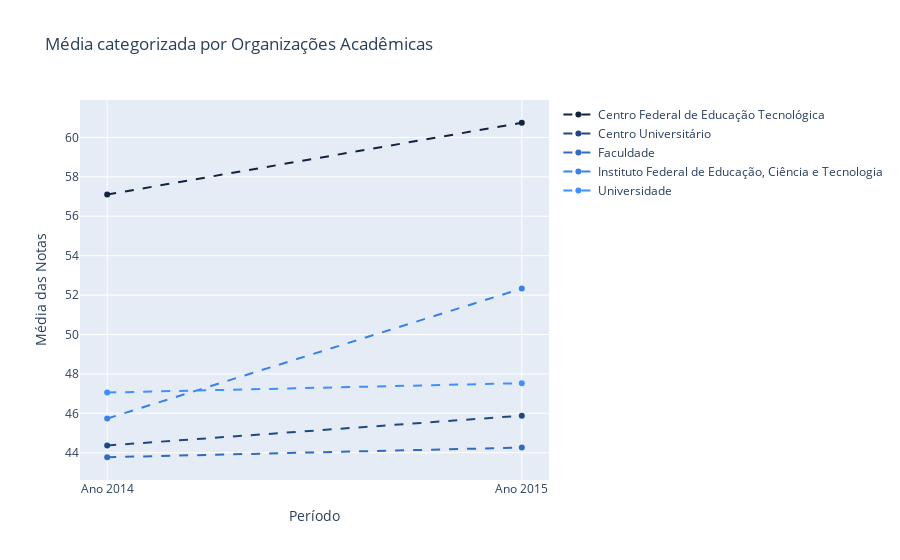

The notebook cell this image was saved under:
### Code cell
# Criando gráfico

#10019 = Centro Federal de Educação Tecnológica.
trace19 = go.Scatter(x = ['Ano 2014', 'Ano 2015'],
                    y = [media1914, media1915],
                    mode = 'markers+lines',
                    name = 'Centro Federal de Educação Tecnológica',
                    line = {'color': '#102440','dash': 'dash'})

#10020 = Centro Universitário.
trace20 = go.Scatter(x = ['Ano 2014', 'Ano 2015'],
                    y = [media2014, media2015],
                    mode = 'markers+lines',
                    name = 'Centro Universitário',
                    line = {'color': '#204880','dash': 'dash'})

#10022 = Faculdade.
trace22 = go.Scatter(x = ['Ano 2014', 'Ano 2015'],
                    y = [media2214, media2215],
                    mode = 'markers+lines',
                     name = 'Faculdade',
                    line = {'color': '#306CBF','dash': 'dash'})

#10026 = Instituto Federal de Educação, Ciência e Tecnologia.
trace26 = go.Scatter(x = ['Ano 2014', 'Ano 2015'],
                    y = [media2614, media2615],
                    mode = 'markers+lines',
                    name = 'Instituto Federal de Educação, Ciência e Tecnologia',
                    line = {'color': '#3981E6','dash': 'dash'})

#10028 = Universidade.
trace28 = go.Scatter(x = ['Ano 2014', 'Ano 2015'],
                    y = [media2814, media2815],
                    mode = 'markers+lines',
                    name = 'Universidade',
                    line = {'color': '#408FFF','dash': 'dash'})

data = [trace19, trace20, trace22, trace26, trace28]

# Criando Layout
layout = go.Layout(title='Média categorizada por Organizações Acadêmicas',
                   yaxis={'title':'Média das Notas'},
                   xaxis={'title': 'Período'})

# Criando figura que será exibida
fig = go.Figure(data=data, layout=layout)

py.iplot(fig)

### Figure 1 — Plotly figure (JSON) as saved in the notebook; plotly's stock layout.template omitted (floating-point values rounded to 4 significant figures)
{"data": [{"line": {"color": "#102440", "dash": "dash"}, "mode": "markers+lines", "name": "Centro Federal de Educação Tecnológica", "type": "scatter", "x": ["Ano 2014", "Ano 2015"], "y": [57.1, 60.74]}, {"line": {"color": "#204880", "dash": "dash"}, "mode": "markers+lines", "name": "Centro Universitário", "type": "scatter", "x": ["Ano 2014", "Ano 2015"], "y": [44.37, 45.88]}, {"line": {"color": "#306CBF", "dash": "dash"}, "mode": "markers+lines", "name": "Faculdade", "type": "scatter", "x": ["Ano 2014", "Ano 2015"], "y": [43.77, 44.26]}, {"line": {"color": "#3981E6", "dash": "dash"}, "mode": "markers+lines", "name": "Instituto Federal de Educação, Ciência e Tecnologia", "type": "scatter", "x": ["Ano 2014", "Ano 2015"], "y": [45.74, 52.33]}, {"line": {"color": "#408FFF", "dash": "dash"}, "mode": "markers+lines", "name": "Universidade", "type": "scatter", "x": ["Ano 2014", "Ano 2015"], "y": [47.05, 47.53]}], "layout": {"title": {"text": "Média categorizada por Organizações Acadêmicas"}, "xaxis": {"title": {"text": "Período"}}, "yaxis": {"title": {"text": "Média das Notas"}}}}
